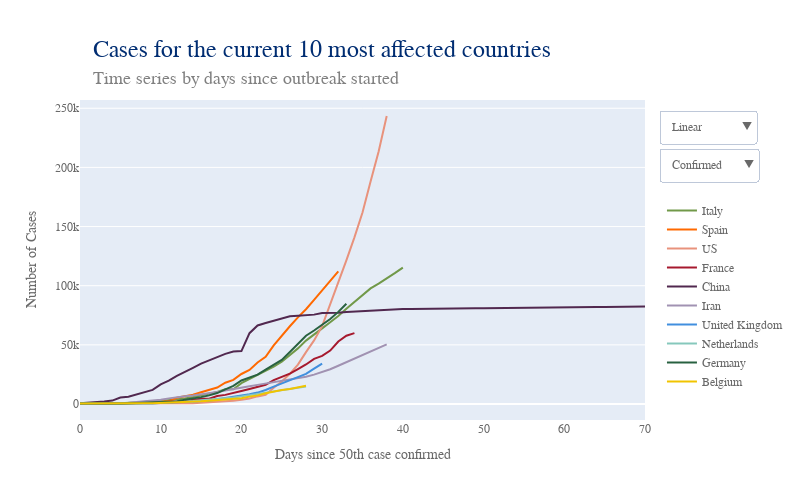

Write notebook code for a chart like this one.
### Code cell
# Plot timeline confirmed top ten countries

# Plot

data = []
for i, c in enumerate(top10_country):
    data.append(go.Scatter(x = df_merged[df_merged['Country/Region'] == c].days_since_50th_conf,
                           y = df_merged[df_merged['Country/Region'] == c].confirmed,
                           name = c,
                           marker = dict(color = top10_col[i]),
                           hoverinfo = 'text+y',
                           hovertext = c,
                           hoverlabel = dict(bordercolor = top10_col[i], 
                                 bgcolor = 'white', 
                                 font = dict(color = top10_col[i])),
                          ))
    data.append(go.Scatter(x = df_merged[df_merged['Country/Region'] == c].days_since_50th_conf,
                           y = df_merged[df_merged['Country/Region'] == c].deaths,
                           name = c,
                           marker = dict(color = top10_col[i]),
                           hoverinfo = 'text+y',
                           hovertext = c,
                           hoverlabel = dict(bordercolor = top10_col[i], 
                                 bgcolor = 'white', 
                                 font = dict(color = top10_col[i])),
                           showlegend = False,
                           visible = False
                          ))

conf_visible = [True, False, True, False, True, False, True, False, True, False, 
                True, False, True, False, True, False, True, False, True, False] 
death_visible = [False, True, False, True, False, True, False, True, False, True, 
                 False, True, False, True, False, True, False, True, False, True]

lay = go.Layout(width = 800, 
                height = 500, 
                #bargap = 0.2,
                xaxis = dict(title='Days since 50th case confirmed',
                             nticks = 10,
                             rangemode = 'nonnegative',
                             zeroline = False,
                             showgrid = False,
                            ),
                yaxis = dict(title='Number of Cases',
                             type = 'linear',
                            ),
                hovermode = 'closest',
                font = dict(size = label_size,
                            family = label_font,
                            color = label_col,
                           ),
                legend = dict(x = 1.03, 
                              y = 0.7),
                annotations=[dict(x = 0.02,
                                  y = 1.2,
                                  showarrow = False,
                                  text = 'Cases for the current 10 most affected countries',
                                  xref = 'paper',
                                  yref = 'paper',
                                  font=dict(
                                      family = title_font,
                                      size = title_size,
                                      color = title_col,),
                                 ),
                             dict(x = 0.02,
                                  y = 1.1,
                                  showarrow = False,
                                  text = 'Time series by days since outbreak started',
                                  xref = 'paper',
                                  yref = 'paper',
                                  font=dict(
                                      family = subtitle_font,
                                      size = subtitle_size,
                                      color = subtitle_col,),
                                 ),
                            ],
                updatemenus=[dict(buttons=list([dict(args = ["yaxis.type", 'linear'],
                                                     label = 'Linear',
                                                     method = 'relayout'
                                                    ),
                                                dict(
                                                    args = ["yaxis.type", 'log'],
                                                    label = 'Logarithmic',
                                                    method = 'relayout'
                                                )
                                               ]),
                                  direction = "down",
                                  pad = {"r": 10, "t": 10},
                                  showactive = True,
                                  x = 1.025,
                                  xanchor = 'left',
                                  y = 1.00,
                                  yanchor = 'top'
                                 ),
                             dict(buttons=list([dict(args = [{'visible': conf_visible, 'showlegend' : True }],
                                                     label = 'Confirmed   ',
                                                     method = 'restyle'
                                                    ),
                                                dict(args = [{'visible': death_visible, 'showlegend' : True }],
                                                     label = 'Deaths',
                                                     method = 'restyle'
                                                    ),
                                               ]),
                                  direction = "down",
                                  pad = {"r": 10, "t": 10},
                                  showactive = True,
                                  x = 1.025,
                                  xanchor = 'left',
                                  y = 0.88,
                                  yanchor = 'top'
                                 ),
                            ]
               )


fig = dict(data=data, layout=lay)
plotly.offline.iplot(fig)

### Figure 1 — Plotly figure (JSON) as saved in the notebook; plotly's stock layout.template omitted (floating-point values rounded to 4 significant figures)
{"data": [{"hoverinfo": "text+y", "hoverlabel": {"bgcolor": "white", "bordercolor": "#719949", "font": {"color": "#719949"}}, "hovertext": "Italy", "marker": {"color": "#719949"}, "name": "Italy", "type": "scatter", "x": [-30, -29, -28, -27, -26, -25, -24, -23, -22, -21, -20, -19, -18, -17, -16, -15, -14, -13, -12, -11, -10, -9, -8, -7, -6, -5, -4, -3, -2, -1, 0, 1, 2, 3, 4, 5, 6, 7, 8, 9, 10, 11, 12, 13, 14, 15, 16, 17, 18, 19, 20, 21, 22, 23, 24, 25, 26, 27, 28, 29, 30, 31, 32, 33, 34, 35, 36, 37, 38, 39, 40], "y": [0, 0, 0, 0, 0, 0, 0, 0, 2, 2, 2, 2, 2, 2, 2, 3, 3, 3, 3, 3, 3, 3, 3, 3, 3, 3, 3, 3, 3, 20, 62, 155, 229, 322, 453, 655, 888, 1128, 1694, 2036, 2502, 3089, 3858, 4636, 5883, 7375, 9172, 10149, 12462, 12462, 17660, 21157, 24747, 27980, 31506, 35713, 41035, 47021, 53578, 59138, 63927, 69176, 74386, 80589, 86498, 92472, 97689, 101739, 105792, 110574, 115242]}, {"hoverinfo": "text+y", "hoverlabel": {"bgcolor": "white", "bordercolor": "#719949", "font": {"color": "#719949"}}, "hovertext": "Italy", "marker": {"color": "#719949"}, "name": "Italy", "showlegend": false, "type": "scatter", "visible": false, "x": [-30, -29, -28, -27, -26, -25, -24, -23, -22, -21, -20, -19, -18, -17, -16, -15, -14, -13, -12, -11, -10, -9, -8, -7, -6, -5, -4, -3, -2, -1, 0, 1, 2, 3, 4, 5, 6, 7, 8, 9, 10, 11, 12, 13, 14, 15, 16, 17, 18, 19, 20, 21, 22, 23, 24, 25, 26, 27, 28, 29, 30, 31, 32, 33, 34, 35, 36, 37, 38, 39, 40], "y": [0, 0, 0, 0, 0, 0, 0, 0, 0, 0, 0, 0, 0, 0, 0, 0, 0, 0, 0, 0, 0, 0, 0, 0, 0, 0, 0, 0, 0, 1, 2, 3, 7, 10, 12, 17, 21, 29, 34, 52, 79, 107, 148, 197, 233, 366, 463, 631, 827, 827, 1266, 1441, 1809, 2158, 2503, 2978, 3405, 4032, 4825, 5476, 6077, 6820, 7503, 8215, 9134, 10023, 10779, 11591, 12428, 13155, 13915]}, {"hoverinfo": "text+y", "hoverlabel": {"bgcolor": "white", "bordercolor": "#FF6900", "font": {"color": "#FF6900"}}, "hovertext": "Spain", "marker": {"color": "#FF6900"}, "name": "Spain", "type": "scatter", "x": [-38, -37, -36, -35, -34, -33, -32, -31, -30, -29, -28, -27, -26, -25, -24, -23, -22, -21, -20, -19, -18, -17, -16, -15, -14, -13, -12, -11, -10, -9, -8, -7, -6, -5, -4, -3, -2, -1, 0, 1, 2, 3, 4, 5, 6, 7, 8, 9, 10, 11, 12, 13, 14, 15, 16, 17, 18, 19, 20, 21, 22, 23, 24, 25, 26, 27, 28, 29, 30, 31, 32], "y": [0, 0, 0, 0, 0, 0, 0, 0, 0, 1, 1, 1, 1, 1, 1, 1, 1, 2, 2, 2, 2, 2, 2, 2, 2, 2, 2, 2, 2, 2, 2, 2, 2, 6, 13, 15, 32, 45, 84, 120, 165, 222, 259, 400, 500, 673, 1073, 1695, 2277, 2277, 5232, 6391, 7798, 9942, 11748, 13910, 17963, 20410, 25374, 28768, 35136, 39885, 49515, 57786, 65719, 73235, 80110, 87956, 95923, 104118, 112065]}, {"hoverinfo": "text+y", "hoverlabel": {"bgcolor": "white", "bordercolor": "#FF6900", "font": {"color": "#FF6900"}}, "hovertext": "Spain", "marker": {"color": "#FF6900"}, "name": "Spain", "showlegend": false, "type": "scatter", "visible": false, "x": [-38, -37, -36, -35, -34, -33, -32, -31, -30, -29, -28, -27, -26, -25, -24, -23, -22, -21, -20, -19, -18, -17, -16, -15, -14, -13, -12, -11, -10, -9, -8, -7, -6, -5, -4, -3, -2, -1, 0, 1, 2, 3, 4, 5, 6, 7, 8, 9, 10, 11, 12, 13, 14, 15, 16, 17, 18, 19, 20, 21, 22, 23, 24, 25, 26, 27, 28, 29, 30, 31, 32], "y": [0, 0, 0, 0, 0, 0, 0, 0, 0, 0, 0, 0, 0, 0, 0, 0, 0, 0, 0, 0, 0, 0, 0, 0, 0, 0, 0, 0, 0, 0, 0, 0, 0, 0, 0, 0, 0, 0, 0, 0, 1, 2, 3, 5, 10, 17, 28, 35, 54, 55, 133, 195, 289, 342, 533, 623, 830, 1043, 1375, 1772, 2311, 2808, 3647, 4365, 5138, 5982, 6803, 7716, 8464, 9387, 10348]}, {"hoverinfo": "text+y", "hoverlabel": {"bgcolor": "white", "bordercolor": "#E8927C", "font": {"color": "#E8927C"}}, "hovertext": "US", "marker": {"color": "#E8927C"}, "name": "US", "type": "scatter", "x": [-32, -31, -30, -29, -28, -27, -26, -25, -24, -23, -22, -21, -20, -19, -18, -17, -16, -15, -14, -13, -12, -11, -10, -9, -8, -7, -6, -5, -4, -3, -2, -1, 0, 1, 2, 3, 4, 5, 6, 7, 8, 9, 10, 11, 12, 13, 14, 15, 16, 17, 18, 19, 20, 21, 22, 23, 24, 25, 26, 27, 28, 29, 30, 31, 32, 33, 34, 35, 36, 37, 38], "y": [1, 2, 2, 5, 5, 5, 5, 5, 7, 8, 8, 11, 11, 11, 11, 11, 11, 11, 11, 12, 12, 13, 13, 13, 13, 13, 13, 13, 13, 15, 15, 15, 51, 51, 57, 58, 60, 68, 74, 98, 118, 149, 217, 262, 402, 518, 583, 959, 1281, 1663, 2179, 2727, 3499, 4632, 6421, 7783, 13677, 19100, 25489, 33276, 43847, 53740, 65778, 83836, 101657, 121478, 140886, 161807, 188172, 213372, 243453]}, {"hoverinfo": "text+y", "hoverlabel": {"bgcolor": "white", "bordercolor": "#E8927C", "font": {"color": "#E8927C"}}, "hovertext": "US", "marker": {"color": "#E8927C"}, "name": "US", "showlegend": false, "type": "scatter", "visible": false, "x": [-32, -31, -30, -29, -28, -27, -26, -25, -24, -23, -22, -21, -20, -19, -18, -17, -16, -15, -14, -13, -12, -11, -10, -9, -8, -7, -6, -5, -4, -3, -2, -1, 0, 1, 2, 3, 4, 5, 6, 7, 8, 9, 10, 11, 12, 13, 14, 15, 16, 17, 18, 19, 20, 21, 22, 23, 24, 25, 26, 27, 28, 29, 30, 31, 32, 33, 34, 35, 36, 37, 38], "y": [0, 0, 0, 0, 0, 0, 0, 0, 0, 0, 0, 0, 0, 0, 0, 0, 0, 0, 0, 0, 0, 0, 0, 0, 0, 0, 0, 0, 0, 0, 0, 0, 0, 0, 0, 0, 0, 1, 1, 6, 7, 11, 12, 14, 17, 21, 22, 28, 36, 40, 47, 54, 63, 85, 108, 118, 200, 244, 307, 417, 557, 706, 942, 1209, 1581, 2026, 2467, 2978, 3873, 4757, 5926]}, {"hoverinfo": "text+y", "hoverlabel": {"bgcolor": "white", "bordercolor": "#A6192E", "font": {"color": "#A6192E"}}, "hovertext": "France", "marker": {"color": "#A6192E"}, "name": "France", "type": "scatter", "x": [-36, -35, -34, -33, -32, -31, -30, -29, -28, -27, -26, -25, -24, -23, -22, -21, -20, -19, -18, -17, -16, -15, -14, -13, -12, -11, -10, -9, -8, -7, -6, -5, -4, -3, -2, -1, 0, 1, 2, 3, 4, 5, 6, 7, 8, 9, 10, 11, 12, 13, 14, 15, 16, 17, 18, 19, 20, 21, 22, 23, 24, 25, 26, 27, 28, 29, 30, 31, 32, 33, 34], "y": [0, 2, 3, 3, 3, 4, 5, 5, 5, 6, 6, 6, 6, 6, 6, 6, 11, 11, 11, 11, 11, 11, 11, 12, 12, 12, 12, 12, 12, 12, 12, 12, 12, 14, 18, 38, 57, 100, 130, 191, 204, 288, 380, 656, 959, 1136, 1219, 1794, 2293, 2293, 3681, 4496, 4532, 6683, 7715, 9124, 10970, 12758, 14463, 16243, 20123, 22622, 25600, 29551, 33402, 38105, 40708, 45170, 52827, 57749, 59929]}, {"hoverinfo": "text+y", "hoverlabel": {"bgcolor": "white", "bordercolor": "#A6192E", "font": {"color": "#A6192E"}}, "hovertext": "France", "marker": {"color": "#A6192E"}, "name": "France", "showlegend": false, "type": "scatter", "visible": false, "x": [-36, -35, -34, -33, -32, -31, -30, -29, -28, -27, -26, -25, -24, -23, -22, -21, -20, -19, -18, -17, -16, -15, -14, -13, -12, -11, -10, -9, -8, -7, -6, -5, -4, -3, -2, -1, 0, 1, 2, 3, 4, 5, 6, 7, 8, 9, 10, 11, 12, 13, 14, 15, 16, 17, 18, 19, 20, 21, 22, 23, 24, 25, 26, 27, 28, 29, 30, 31, 32, 33, 34], "y": [0, 0, 0, 0, 0, 0, 0, 0, 0, 0, 0, 0, 0, 0, 0, 0, 0, 0, 0, 0, 0, 0, 0, 1, 1, 1, 1, 1, 1, 1, 1, 1, 1, 1, 2, 2, 2, 2, 2, 3, 4, 4, 6, 9, 11, 19, 19, 33, 48, 48, 79, 91, 91, 149, 149, 149, 244, 451, 563, 676, 862, 1102, 1333, 1698, 1997, 2317, 2611, 3030, 3532, 4043, 5398]}, {"hoverinfo": "text+y", "hoverlabel": {"bgcolor": "white", "bordercolor": "#51284F", "font": {"color": "#51284F"}}, "hovertext": "China", "marker": {"color": "#51284F"}, "name": "China", "type": "scatter", "x": [0, 1, 2, 3, 4, 5, 6, 7, 8, 9, 10, 11, 12, 13, 14, 15, 16, 17, 18, 19, 20, 21, 22, 23, 24, 25, 26, 27, 28, 29, 30, 31, 32, 33, 34, 35, 36, 37, 38, 39, 40, 41, 42, 43, 44, 45, 46, 47, 48, 49, 50, 51, 52, 53, 54, 55, 56, 57, 58, 59, 60, 61, 62, 63, 64, 65, 66, 67, 68, 69, 70], "y": [643, 920, 1406, 2075, 2877, 5509, 6087, 8141, 9802, 11891, 16630, 19716, 23707, 27440, 30587, 34110, 36814, 39829, 42354, 44386, 44759, 59895, 66358, 68413, 70513, 72434, 74211, 74619, 75077, 75550, 77001, 77022, 77241, 77754, 78166, 78600, 78928, 79356, 79932, 80136, 80261, 80386, 80537, 80690, 80770, 80823, 80860, 80887, 80921, 80932, 80945, 80977, 81003, 81033, 81058, 81102, 81156, 81250, 81305, 81435, 81498, 81591, 81661, 81782, 81897, 81999, 82122, 82198, 82279, 82361, 82432]}, {"hoverinfo": "text+y", "hoverlabel": {"bgcolor": "white", "bordercolor": "#51284F", "font": {"color": "#51284F"}}, "hovertext": "China", "marker": {"color": "#51284F"}, "name": "China", "showlegend": false, "type": "scatter", "visible": false, "x": [0, 1, 2, 3, 4, 5, 6, 7, 8, 9, 10, 11, 12, 13, 14, 15, 16, 17, 18, 19, 20, 21, 22, 23, 24, 25, 26, 27, 28, 29, 30, 31, 32, 33, 34, 35, 36, 37, 38, 39, 40, 41, 42, 43, 44, 45, 46, 47, 48, 49, 50, 51, 52, 53, 54, 55, 56, 57, 58, 59, 60, 61, 62, 63, 64, 65, 66, 67, 68, 69, 70], "y": [18, 26, 42, 56, 82, 131, 133, 171, 213, 259, 361, 425, 491, 563, 633, 718, 805, 905, 1012, 1112, 1117, 1369, 1521, 1663, 1766, 1864, 2003, 2116, 2238, 2238, 2443, 2445, 2595, 2665, 2717, 2746, 2790, 2837, 2872, 2914, 2947, 2983, 3015, 3044, 3072, 3100, 3123, 3139, 3161, 3172, 3180, 3193, 3203, 3217, 3230, 3241, 3249, 3253, 3259, 3274, 3274, 3281, 3285, 3291, 3296, 3299, 3304, 3308, 3309, 3316, 3322]}, {"hoverinfo": "text+y", "hoverlabel": {"bgcolor": "white", "bordercolor": "#A192B2", "font": {"color": "#A192B2"}}, "hovertext": "Iran", "marker": {"color": "#A192B2"}, "name": "Iran", "type": "scatter", "x": [-32, -31, -30, -29, -28, -27, -26, -25, -24, -23, -22, -21, -20, -19, -18, -17, -16, -15, -14, -13, -12, -11, -10, -9, -8, -7, -6, -5, -4, -3, -2, -1, 0, 1, 2, 3, 4, 5, 6, 7, 8, 9, 10, 11, 12, 13, 14, 15, 16, 17, 18, 19, 20, 21, 22, 23, 24, 25, 26, 27, 28, 29, 30, 31, 32, 33, 34, 35, 36, 37, 38], "y": [0, 0, 0, 0, 0, 0, 0, 0, 0, 0, 0, 0, 0, 0, 0, 0, 0, 0, 0, 0, 0, 0, 0, 0, 0, 0, 0, 2, 5, 18, 28, 43, 61, 95, 139, 245, 388, 593, 978, 1501, 2336, 2922, 3513, 4747, 5823, 6566, 7161, 8042, 9000, 10075, 11364, 12729, 13938, 14991, 16169, 17361, 18407, 19644, 20610, 21638, 23049, 24811, 27017, 29406, 32332, 35408, 38309, 41495, 44605, 47593, 50468]}, {"hoverinfo": "text+y", "hoverlabel": {"bgcolor": "white", "bordercolor": "#A192B2", "font": {"color": "#A192B2"}}, "hovertext": "Iran", "marker": {"color": "#A192B2"}, "name": "Iran", "showlegend": false, "type": "scatter", "visible": false, "x": [-32, -31, -30, -29, -28, -27, -26, -25, -24, -23, -22, -21, -20, -19, -18, -17, -16, -15, -14, -13, -12, -11, -10, -9, -8, -7, -6, -5, -4, -3, -2, -1, 0, 1, 2, 3, 4, 5, 6, 7, 8, 9, 10, 11, 12, 13, 14, 15, 16, 17, 18, 19, 20, 21, 22, 23, 24, 25, 26, 27, 28, 29, 30, 31, 32, 33, 34, 35, 36, 37, 38], "y": [0, 0, 0, 0, 0, 0, 0, 0, 0, 0, 0, 0, 0, 0, 0, 0, 0, 0, 0, 0, 0, 0, 0, 0, 0, 0, 0, 2, 2, 4, 5, 8, 12, 16, 19, 26, 34, 43, 54, 66, 77, 92, 107, 124, 145, 194, 237, 291, 354, 429, 514, 611, 724, 853, 988, 1135, 1284, 1433, 1556, 1685, 1812, 1934, 2077, 2234, 2378, 2517, 2640, 2757, 2898, 3036, 3160]}, {"hoverinfo": "text+y", "hoverlabel": {"bgcolor": "white", "bordercolor": "#418FDE", "font": {"color": "#418FDE"}}, "hovertext": "United Kingdom", "marker": {"color": "#418FDE"}, "name": "United Kingdom", "type": "scatter", "x": [-40, -39, -38, -37, -36, -35, -34, -33, -32, -31, -30, -29, -28, -27, -26, -25, -24, -23, -22, -21, -20, -19, -18, -17, -16, -15, -14, -13, -12, -11, -10, -9, -8, -7, -6, -5, -4, -3, -2, -1, 0, 1, 2, 3, 4, 5, 6, 7, 8, 9, 10, 11, 12, 13, 14, 15, 16, 17, 18, 19, 20, 21, 22, 23, 24, 25, 26, 27, 28, 29, 30], "y": [0, 0, 0, 0, 0, 0, 0, 0, 2, 2, 2, 2, 2, 2, 2, 3, 3, 3, 8, 8, 9, 9, 9, 9, 9, 9, 9, 9, 9, 9, 9, 9, 13, 13, 13, 15, 20, 23, 36, 40, 51, 86, 116, 164, 207, 274, 322, 384, 459, 459, 802, 1144, 1145, 1551, 1960, 2642, 2716, 4014, 5067, 5745, 6726, 8164, 9640, 11812, 14745, 17312, 19780, 22453, 25481, 29865, 34173]}, {"hoverinfo": "text+y", "hoverlabel": {"bgcolor": "white", "bordercolor": "#418FDE", "font": {"color": "#418FDE"}}, "hovertext": "United Kingdom", "marker": {"color": "#418FDE"}, "name": "United Kingdom", "showlegend": false, "type": "scatter", "visible": false, "x": [-40, -39, -38, -37, -36, -35, -34, -33, -32, -31, -30, -29, -28, -27, -26, -25, -24, -23, -22, -21, -20, -19, -18, -17, -16, -15, -14, -13, -12, -11, -10, -9, -8, -7, -6, -5, -4, -3, -2, -1, 0, 1, 2, 3, 4, 5, 6, 7, 8, 9, 10, 11, 12, 13, 14, 15, 16, 17, 18, 19, 20, 21, 22, 23, 24, 25, 26, 27, 28, 29, 30], "y": [0, 0, 0, 0, 0, 0, 0, 0, 0, 0, 0, 0, 0, 0, 0, 0, 0, 0, 0, 0, 0, 0, 0, 0, 0, 0, 0, 0, 0, 0, 0, 0, 0, 0, 0, 0, 0, 0, 0, 0, 0, 0, 1, 2, 2, 3, 4, 6, 8, 8, 8, 21, 21, 56, 56, 72, 138, 178, 234, 282, 336, 423, 466, 580, 761, 1021, 1231, 1411, 1793, 2357, 2926]}, {"hoverinfo": "text+y", "hoverlabel": {"bgcolor": "white", "bordercolor": "#86C8BC", "font": {"color": "#86C8BC"}}, "hovertext": "Netherlands", "marker": {"color": "#86C8BC"}, "name": "Netherlands", "type": "scatter", "x": [-42, -41, -40, -39, -38, -37, -36, -35, -34, -33, -32, -31, -30, -29, -28, -27, -26, -25, -24, -23, -22, -21, -20, -19, -18, -17, -16, -15, -14, -13, -12, -11, -10, -9, -8, -7, -6, -5, -4, -3, -2, -1, 0, 1, 2, 3, 4, 5, 6, 7, 8, 9, 10, 11, 12, 13, 14, 15, 16, 17, 18, 19, 20, 21, 22, 23, 24, 25, 26, 27, 28], "y": [0, 0, 0, 0, 0, 0, 0, 0, 0, 0, 0, 0, 0, 0, 0, 0, 0, 0, 0, 0, 0, 0, 0, 0, 0, 0, 0, 0, 0, 0, 0, 0, 0, 0, 0, 1, 1, 6, 10, 18, 24, 38, 82, 128, 188, 265, 321, 382, 503, 503, 806, 962, 1138, 1416, 1711, 2058, 2467, 3003, 3640, 4217, 4764, 5580, 6438, 7468, 8647, 9819, 10930, 11817, 12667, 13696, 14788]}, {"hoverinfo": "text+y", "hoverlabel": {"bgcolor": "white", "bordercolor": "#86C8BC", "font": {"color": "#86C8BC"}}, "hovertext": "Netherlands", "marker": {"color": "#86C8BC"}, "name": "Netherlands", "showlegend": false, "type": "scatter", "visible": false, "x": [-42, -41, -40, -39, -38, -37, -36, -35, -34, -33, -32, -31, -30, -29, -28, -27, -26, -25, -24, -23, -22, -21, -20, -19, -18, -17, -16, -15, -14, -13, -12, -11, -10, -9, -8, -7, -6, -5, -4, -3, -2, -1, 0, 1, 2, 3, 4, 5, 6, 7, 8, 9, 10, 11, 12, 13, 14, 15, 16, 17, 18, 19, 20, 21, 22, 23, 24, 25, 26, 27, 28], "y": [0, 0, 0, 0, 0, 0, 0, 0, 0, 0, 0, 0, 0, 0, 0, 0, 0, 0, 0, 0, 0, 0, 0, 0, 0, 0, 0, 0, 0, 0, 0, 0, 0, 0, 0, 0, 0, 0, 0, 0, 0, 0, 0, 1, 1, 3, 3, 4, 5, 5, 10, 12, 20, 24, 43, 58, 77, 107, 137, 180, 214, 277, 357, 435, 547, 640, 772, 865, 1040, 1175, 1341]}, {"hoverinfo": "text+y", "hoverlabel": {"bgcolor": "white", "bordercolor": "#286140", "font": {"color": "#286140"}}, "hovertext": "Germany", "marker": {"color": "#286140"}, "name": "Germany", "type": "scatter", "x": [-37, -36, -35, -34, -33, -32, -31, -30, -29, -28, -27, -26, -25, -24, -23, -22, -21, -20, -19, -18, -17, -16, -15, -14, -13, -12, -11, -10, -9, -8, -7, -6, -5, -4, -3, -2, -1, 0, 1, 2, 3, 4, 5, 6, 7, 8, 9, 10, 11, 12, 13, 14, 15, 16, 17, 18, 19, 20, 21, 22, 23, 24, 25, 26, 27, 28, 29, 30, 31, 32, 33], "y": [0, 0, 0, 0, 1, 4, 4, 4, 5, 8, 10, 12, 12, 12, 12, 13, 13, 14, 14, 16, 16, 16, 16, 16, 16, 16, 16, 16, 16, 16, 16, 16, 16, 17, 27, 46, 48, 79, 130, 159, 196, 262, 482, 670, 799, 1040, 1176, 1457, 1908, 2078, 3675, 4585, 5795, 7272, 9257, 12327, 15320, 19848, 22213, 24873, 29056, 32986, 37323, 43938, 50871, 57695, 62095, 66885, 71808, 77872, 84794]}, {"hoverinfo": "text+y", "hoverlabel": {"bgcolor": "white", "bordercolor": "#286140", "font": {"color": "#286140"}}, "hovertext": "Germany", "marker": {"color": "#286140"}, "name": "Germany", "showlegend": false, "type": "scatter", "visible": false, "x": [-37, -36, -35, -34, -33, -32, -31, -30, -29, -28, -27, -26, -25, -24, -23, -22, -21, -20, -19, -18, -17, -16, -15, -14, -13, -12, -11, -10, -9, -8, -7, -6, -5, -4, -3, -2, -1, 0, 1, 2, 3, 4, 5, 6, 7, 8, 9, 10, 11, 12, 13, 14, 15, 16, 17, 18, 19, 20, 21, 22, 23, 24, 25, 26, 27, 28, 29, 30, 31, 32, 33], "y": [0, 0, 0, 0, 0, 0, 0, 0, 0, 0, 0, 0, 0, 0, 0, 0, 0, 0, 0, 0, 0, 0, 0, 0, 0, 0, 0, 0, 0, 0, 0, 0, 0, 0, 0, 0, 0, 0, 0, 0, 0, 0, 0, 0, 0, 0, 2, 2, 3, 3, 7, 9, 11, 17, 24, 28, 44, 67, 84, 94, 123, 157, 206, 267, 342, 433, 533, 645, 775, 920, 1107]}, {"hoverinfo": "text+y", "hoverlabel": {"bgcolor": "white", "bordercolor": "#F1C400", "font": {"color": "#F1C400"}}, "hovertext": "Belgium", "marker": {"color": "#F1C400"}, "name": "Belgium", "type": "scatter", "x": [-42, -41, -40, -39, -38, -37, -36, -35, -34, -33, -32, -31, -30, -29, -28, -27, -26, -25, -24, -23, -22, -21, -20, -19, -18, -17, -16, -15, -14, -13, -12, -11, -10, -9, -8, -7, -6, -5, -4, -3, -2, -1, 0, 1, 2, 3, 4, 5, 6, 7, 8, 9, 10, 11, 12, 13, 14, 15, 16, 17, 18, 19, 20, 21, 22, 23, 24, 25, 26, 27, 28], "y": [0, 0, 0, 0, 0, 0, 0, 0, 0, 0, 0, 0, 1, 1, 1, 1, 1, 1, 1, 1, 1, 1, 1, 1, 1, 1, 1, 1, 1, 1, 1, 1, 1, 1, 1, 1, 1, 1, 2, 8, 13, 23, 50, 109, 169, 200, 239, 267, 314, 314, 559, 689, 886, 1058, 1243, 1486, 1795, 2257, 2815, 3401, 3743, 4269, 4937, 6235, 7284, 9134, 10836, 11899, 12775, 13964, 15348]}, {"hoverinfo": "text+y", "hoverlabel": {"bgcolor": "white", "bordercolor": "#F1C400", "font": {"color": "#F1C400"}}, "hovertext": "Belgium", "marker": {"color": "#F1C400"}, "name": "Belgium", "showlegend": false, "type": "scatter", "visible": false, "x": [-42, -41, -40, -39, -38, -37, -36, -35, -34, -33, -32, -31, -30, -29, -28, -27, -26, -25, -24, -23, -22, -21, -20, -19, -18, -17, -16, -15, -14, -13, -12, -11, -10, -9, -8, -7, -6, -5, -4, -3, -2, -1, 0, 1, 2, 3, 4, 5, 6, 7, 8, 9, 10, 11, 12, 13, 14, 15, 16, 17, 18, 19, 20, 21, 22, 23, 24, 25, 26, 27, 28], "y": [0, 0, 0, 0, 0, 0, 0, 0, 0, 0, 0, 0, 0, 0, 0, 0, 0, 0, 0, 0, 0, 0, 0, 0, 0, 0, 0, 0, 0, 0, 0, 0, 0, 0, 0, 0, 0, 0, 0, 0, 0, 0, 0, 0, 0, 0, 0, 0, 3, 3, 3, 4, 4, 5, 10, 14, 21, 37, 67, 75, 88, 122, 178, 220, 289, 353, 431, 513, 705, 828, 1011]}], "layout": {"annotations": [{"font": {"color": "#002D72", "family": "Gentona, Tahoma, sans-serif", "size": 24}, "showarrow": false, "text": "Cases for the current 10 most affected countries", "x": 0.02, "xref": "paper", "y": 1.2, "yref": "paper"}, {"font": {"color": "grey", "family": "Gentona, Tahoma, sans-serif", "size": 18}, "showarrow": false, "text": "Time series by days since outbreak started", "x": 0.02, "xref": "paper", "y": 1.1, "yref": "paper"}], "font": {"color": "dimgray", "family": "Gentona, Tahoma, sans-serif", "size": 12}, "height": 500, "hovermode": "closest", "legend": {"x": 1.03, "y": 0.7}, "updatemenus": [{"buttons": [{"args": ["yaxis.type", "linear"], "label": "Linear", "method": "relayout"}, {"args": ["yaxis.type", "log"], "label": "Logarithmic", "method": "relayout"}], "direction": "down", "pad": {"r": 10, "t": 10}, "showactive": true, "x": 1.025, "xanchor": "left", "y": 1, "yanchor": "top"}, {"buttons": [{"args": [{"showlegend": true, "visible": [true, false, true, false, true, false, true, false, true, false, true, false, true, false, true, false, true, false, true, false]}], "label": "Confirmed   ", "method": "restyle"}, {"args": [{"showlegend": true, "visible": [false, true, false, true, false, true, false, true, false, true, false, true, false, true, false, true, false, true, false, true]}], "label": "Deaths", "method": "restyle"}], "direction": "down", "pad": {"r": 10, "t": 10}, "showactive": true, "x": 1.025, "xanchor": "left", "y": 0.88, "yanchor": "top"}], "width": 800, "xaxis": {"nticks": 10, "rangemode": "nonnegative", "showgrid": false, "title": {"text": "Days since 50th case confirmed"}, "zeroline": false}, "yaxis": {"title": {"text": "Number of Cases"}, "type": "linear"}}}
